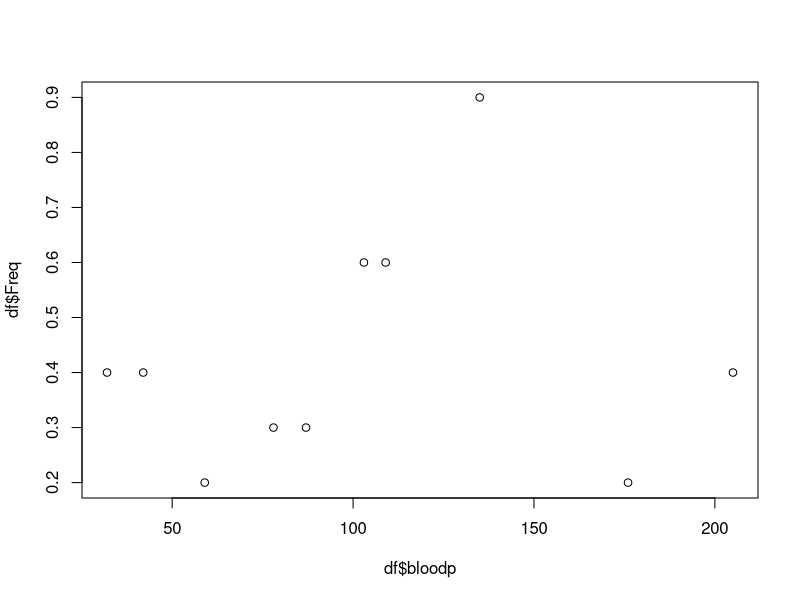
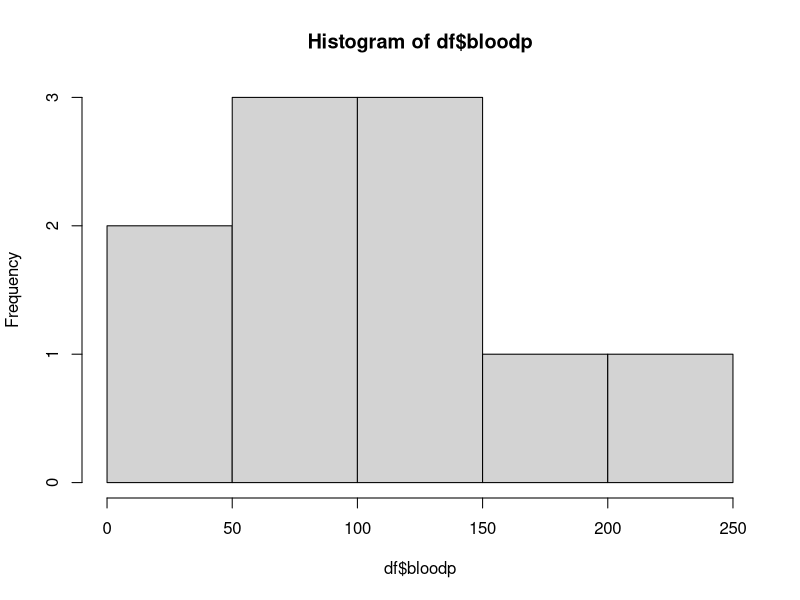
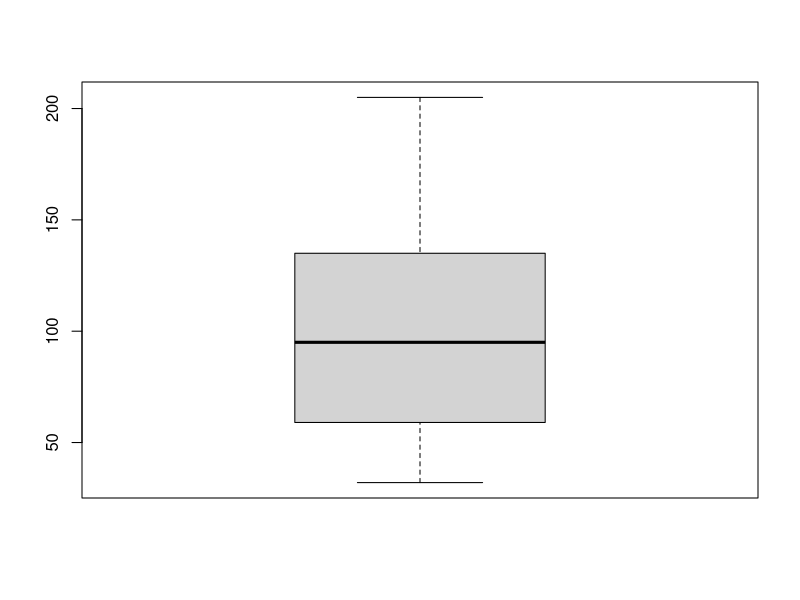
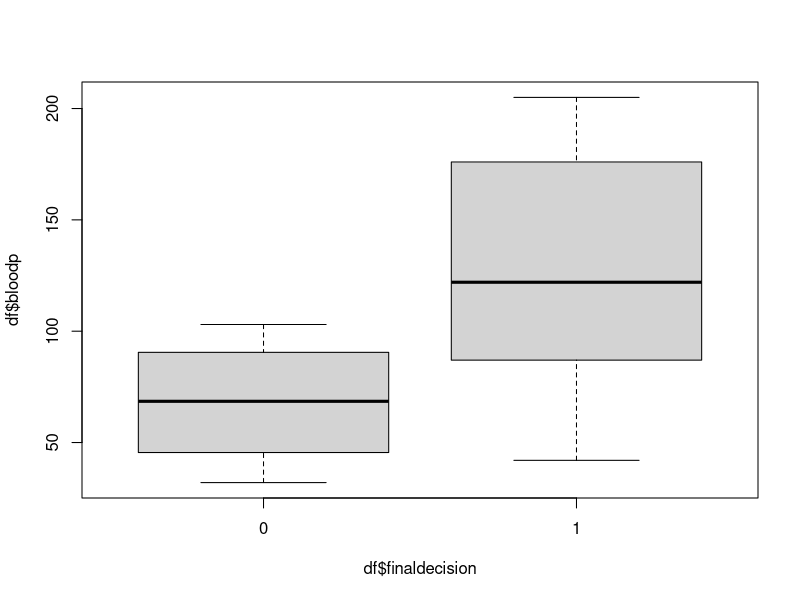

Here is the R script that generated these plots, in order:
## ---- chunk 1

## ---- chunk 2
#fix quotations in list & convert to vector
rows <- c("0.6","103","bad","low","low",
"0.3","87","bad","low","high",
"0.4","32","bad","high","low",
"0.4","42","bad","high","high",
"0.2","59","good","low","low",
"0.6","109","good","low","high",
"0.3","78","good","high","low",
"0.4","205","good","high","high",
"0.9","135","NA","high","high",
"0.2","176","bad","high","high")

#create matrix using ncol and byrow
m <- matrix(rows, ncol = 5, byrow = TRUE)
m

#create a dataframe from the matrix using as.data.frame
df <- as.data.frame(m)

#set the colnames according to instructions
colnames(df) <- c("Freq", "bloodp", "first", "second", "finaldecision")

#clean null values
df[df=="NA"] <- "bad"
df
#convert first two columns to numeric
df$Freq <- as.numeric(df$Freq)
df$bloodp <- as.numeric(df$bloodp)

#convert the remaining colums to boolean
df$first <- ifelse(df$first == "bad", 1, 0)
df$second <- ifelse(df$second == "high", 1, 0)
df$finaldecision <- ifelse(df$finaldecision == "high", 1, 0)

df
#create hist and boxplot using df columns
plot(df$bloodp, df$Freq)
hist(df$bloodp)
boxplot(df$bloodp)
boxplot(df$bloodp ~ df$finaldecision)
